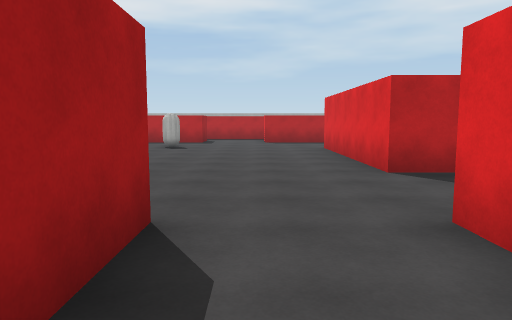
[1] (above)

24 first-person views from a walk through a scene from a Unity 3-D project. The camera is 1.5 m above the floor, tilts 6° down and sees 70° across. The floor is counted in squares, 2 m on a side. Each view is taken from the middle of a square. On the plan, view 1 faces up. The plan holds only what a view shows up to about 11 squares ahead; the rest is blank. The player character is not drawn. Surface patterns are stand-ins for the level's own textures.

[2]
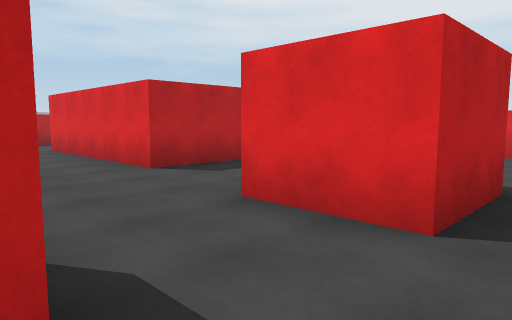

[3]
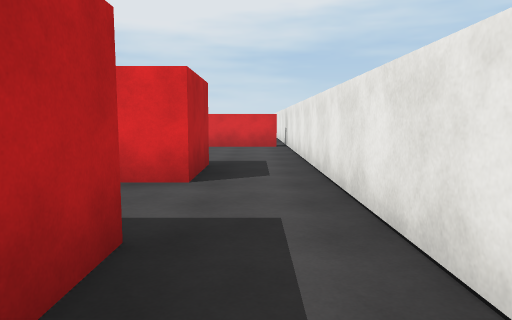

[4]
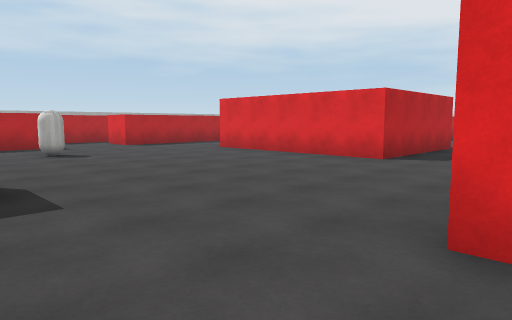

[5]
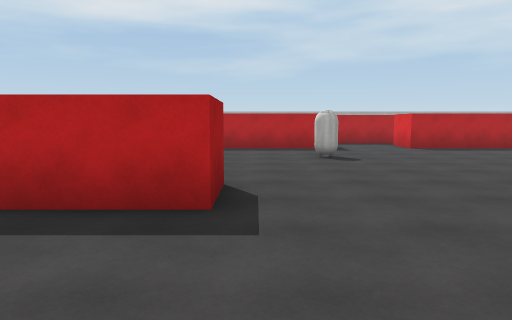

[6]
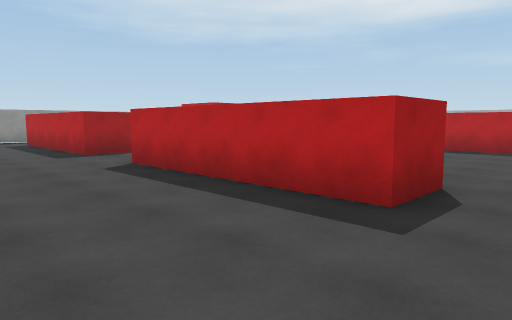

[7]
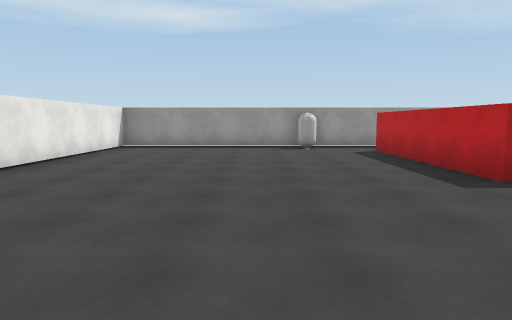

[8]
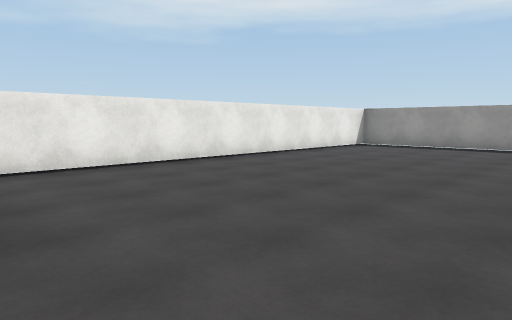

[9]
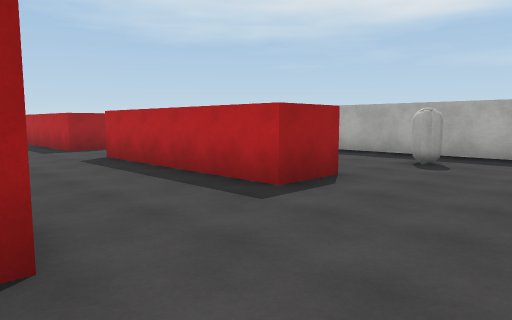

[10]
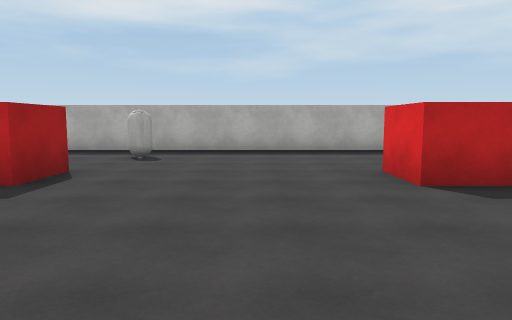

[11]
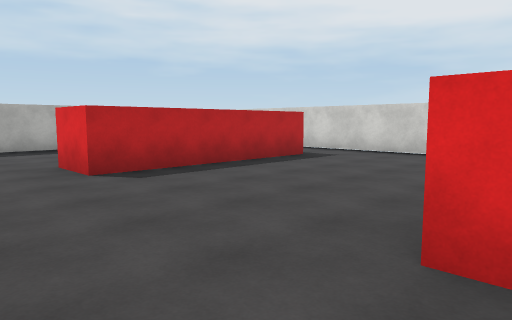

[12]
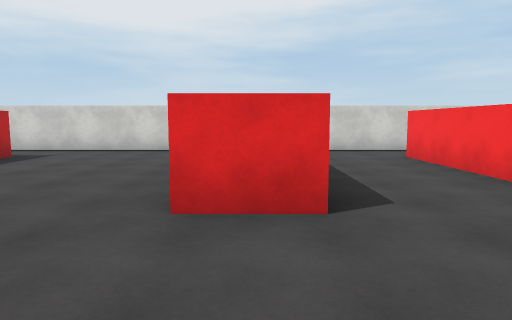

[13]
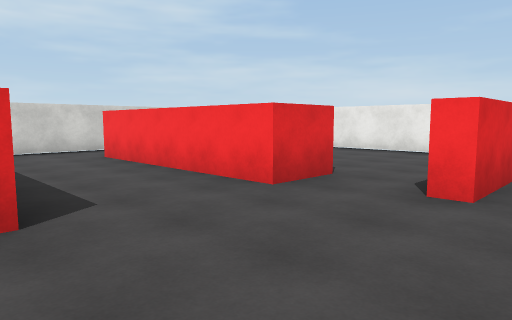

[14]
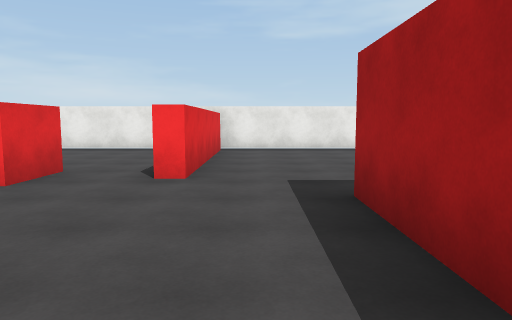

[15]
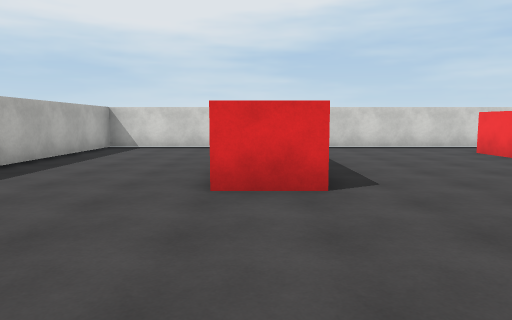

[16]
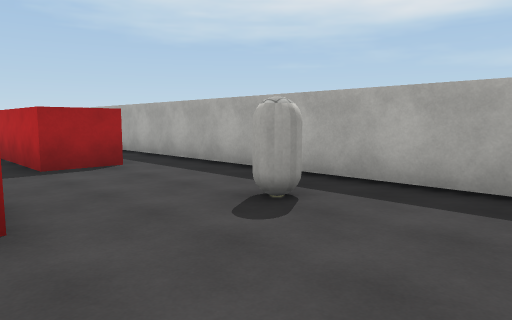

[17]
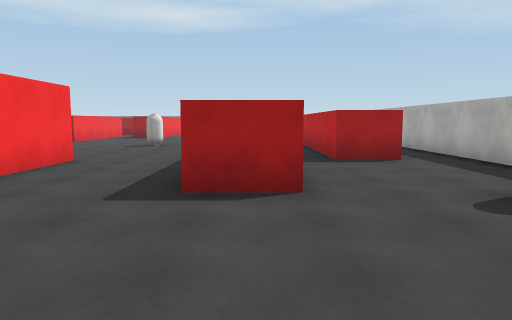

[18]
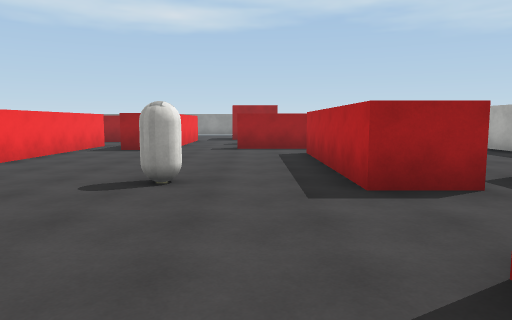

[19]
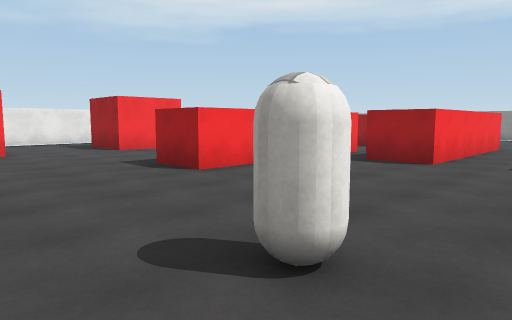

[20]
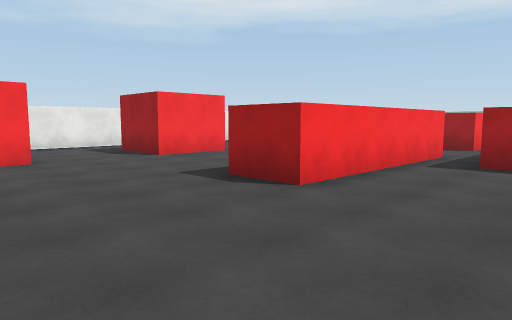

[21]
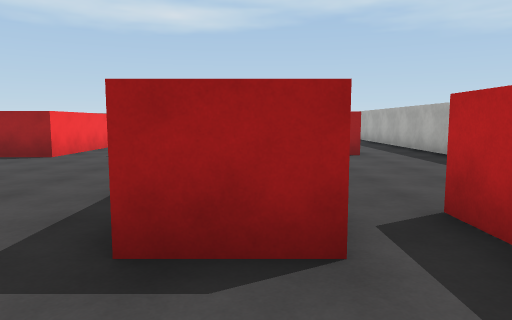

[22]
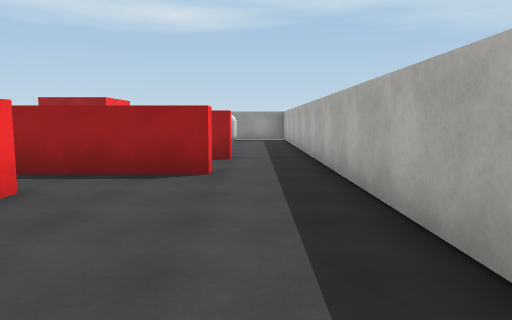

[23]
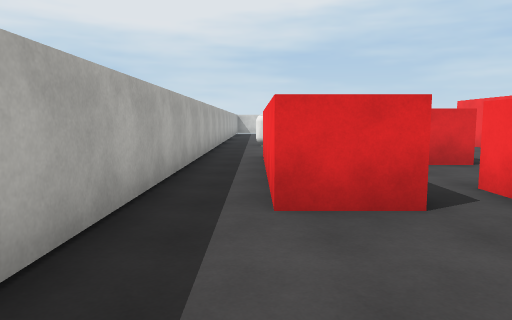

[24]
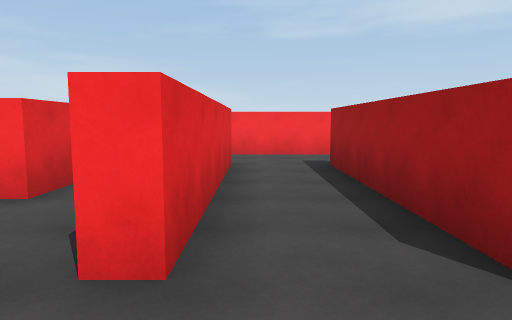

### Floor plan
Points are (right, up) in squares from view 1. A wall is a line through its corners. A room is listed if a view was taken in it or the views show most of it. See-through windows are left out.
Room 1 (views 1, 2)
walls: (-0.8, 2.8) (-0.8, 0.8) (-1.9, 0.8); (-1.8, -0.9) (3.6, -0.9); (3.5, 0.8) (1.5, 0.8) (1.5, 2.8)
ways out: opening at (-1.5, 0) to room 2; opening at (0.5, 1.5) to room 2; opening at (2.5, 0) to room 2
Room 2 (views 3, 4, 5, 6, 7, 8, 9, 10, 11, 12, 13, 14, 15, 16, 17, 18, 19, 20, 21)
walls: (6, 7.8) (6, 5.3) (2, 5.3) (2, 10.5) (5, 10.5); (-1.9, 14.5) (-1.9, 13.2) (-6.8, 13.2); (5.2, 14.6) (5.2, 13.2) (0.3, 13.2) (0.3, 14.1); (-2.8, 2.7) (-2.2, 2.7); (-7.5, 7.4) (-4.4, 7.4) (-4.4, 6.1) (-9.2, 6.1); (-7.7, 9.7) (-7.7, 8.4); (-3, 16.8) (1.9, 16.8) (1.9, 15.6) (0.4, 15.6); (-6.8, 13.5) (-6.8, 14.5); (9.9, 7.4) (9.9, 8.8); (9.9, 4.8) (14.9, 4.8); (3.6, -0.9) (8, -0.9); (-7.2, 2.7) (-5.2, 2.7) (-5.2, 0.8); (-8.2, 14.4) (-8.1, 11.5); (7.9, -0.6) (7.9, 4.2) (8.4, 4.2); (-5.8, -0.9) (-3.4, -0.9); (13.5, 8.7) (14.9, 8.7); (-11.5, 6.1) (-16.4, 6.1); (14.9, 13.2) (9.9, 13.2) (9.9, 14.5); (16.3, 7.6) (16.3, 18.1) (-2.6, 18.1); (16.3, 4.1) (16.3, 6.1); (-17.8, 6.6) (-17.8, -0.9) (-8, -0.9)
ways out: opening at (-1.5, 0) to room 1; opening at (0.5, 1.5) to room 1; opening at (2.5, 0) to room 1; opening at (-7, 14) to room 3; opening at (-2, 17.5) to room 3; opening at (-8, 10.5) to room 4; opening at (-10.5, 6.5) to room 5; opening at (-8.5, 8) to room 5; opening at (-0.5, 14) to room 6; opening at (1, 15) to room 6; opening at (-17, 6.5); opening at (9, 4); opening at (15.5, 4)
objects: white capsule (-17, 4); white capsule (-2, 11); white capsule (6, 17)
Room 3 (views 22, 23)
walls: (-3, 15.6) (-3, 16.8); (-2.6, 18.1) (-7.5, 18.1); (-8.2, 16.3) (-8.2, 14.4)
ways out: opening at (-7, 14) to room 2; opening at (-2, 17.5) to room 2; opening at (-8, 17.5) to room 4; opening at (-2, 15) to room 6
Room 4 (view 24)
walls: (-8.6, 11.5) (-8.6, 16.3) (-8.2, 16.3); (-10.8, 16.5) (-10.3, 16.5) (-10.3, 11.6); (-7.5, 18.1) (-10.5, 18.1); (-10.4, 9.7) (-7.7, 9.7)
ways out: opening at (-8, 10.5) to room 2; opening at (-8, 17.5) to room 3; opening at (-10, 10.5); opening at (-10, 17.5)
Room 5 (no view inside)
walls: (-9.2, 7.4) (-7.5, 7.4); (-12.2, 7.4) (-11.5, 7.4) (-11.5, 6.1)
ways out: opening at (-10.5, 6.5) to room 2; opening at (-8.5, 8) to room 2
Room 6 (no view inside)
walls: (0.4, 15.6) (-3, 15.6); (-2.5, 14.5) (-1.9, 14.5)
ways out: opening at (-0.5, 14) to room 2; opening at (1, 15) to room 2; opening at (-2, 15) to room 3

Positions as (right, up) in squares from view 1, and headings:
1: (0, 0), facing up
2: (-1, 0), facing up-right
3: (-3, 0), facing right
4: (-5, 2), facing up-right
5: (-4, 3), facing up
6: (-3, 3), facing up-left
7: (-7, 3), facing left
8: (-7, 5), facing down-left
9: (8, 10), facing up-left
10: (8, 9), facing up
11: (8, 8), facing up-right
12: (7, 8), facing right
13: (7, 8), facing down-right
14: (7, 9), facing down
15: (6, 14), facing right
16: (8, 14), facing up-left
17: (9, 14), facing left
18: (2, 12), facing left
19: (-1, 12), facing down-left
20: (-1, 10), facing down-left
21: (0, 14), facing left
22: (-3, 17), facing left
23: (-6, 17), facing right
24: (-9, 18), facing down
